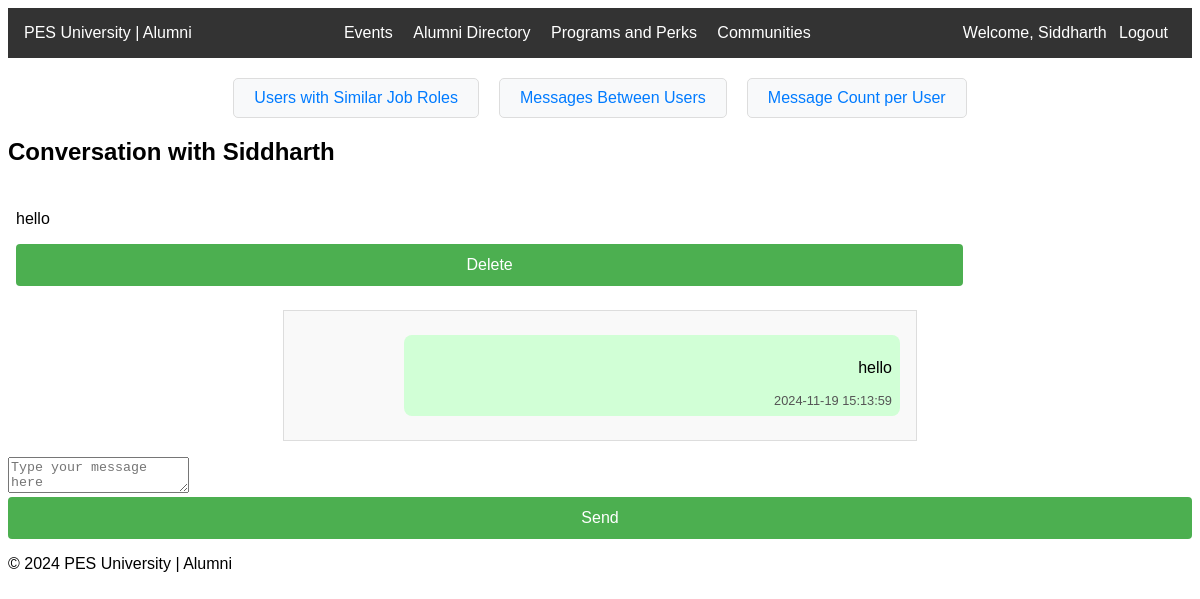
Page /conversation/1 (signed in) on the committed database.
### tables this page shows
CREATE TABLE users (
    id INTEGER PRIMARY KEY AUTOINCREMENT,
    name TEXT NOT NULL,
    email TEXT UNIQUE NOT NULL,
    phone TEXT NOT NULL,
    batch_year INTEGER,
    current_job TEXT,
    company TEXT,
    profile_picture TEXT,
    password TEXT NOT NULL
, role TEXT DEFAULT 'user');

CREATE TABLE messages (
    id INTEGER PRIMARY KEY AUTOINCREMENT,
    sender_id INTEGER,
    receiver_id INTEGER,
    content TEXT NOT NULL,
    timestamp DATETIME DEFAULT CURRENT_TIMESTAMP,
    FOREIGN KEY (sender_id) REFERENCES users(id),
    FOREIGN KEY (receiver_id) REFERENCES users(id)
);

### app.py (the view)
@app.route('/conversation/<int:user_id>', methods=['POST', 'GET'])
def start_conversation(user_id):
    if 'user_id' not in session:
        return redirect(url_for('login'))
    conn = get_db_connection()
    recipient = conn.execute("SELECT name FROM users WHERE id = ?", (user_id,)).fetchone()
    messages = conn.execute(
        "SELECT * FROM messages WHERE (sender_id = ? AND receiver_id = ?) OR (sender_id = ? AND receiver_id = ?) ORDER BY timestamp",
        (session['user_id'], user_id, user_id, session['user_id'])
    ).fetchall()
    conn.close()
    return render_template('conversation.html', recipient_name=recipient['name'], recipient_id=user_id, messages=messages)

### app.py (called while the page is built)
def get_db_connection():
    conn = sqlite3.connect(DATABASE)
    conn.row_factory = sqlite3.Row
    return conn

### templates/conversation.html
{% extends "base.html" %}
{% block content %}
<h2>Conversation with {{ recipient_name }}</h2>
{% for message in messages %}
    <div class="message">
        <p>{{ message.content }}</p>
        <form action="{{ url_for('delete_message', message_id=message['id']) }}" method="post">
            <button type="submit" class="btn btn-danger">Delete</button>
        </form>
    </div>
{% endfor %}
<div class="messages">
    {% for message in messages %}
        <div class="message {{ 'sent' if message['sender_id'] == session['user_id'] else 'received' }}">
            <p>{{ message['content'] }}</p>
            <span class="timestamp">{{ message['timestamp'] }}</span>
        </div>
    {% endfor %}
</div>
<form action="{{ url_for('send_message', receiver_id=recipient_id) }}" method="post">
    <textarea name="content" placeholder="Type your message here" required></textarea>
    <button type="submit">Send</button>
</form>
{% endblock %}

### templates/base.html (shortened to what this page needs)
<!DOCTYPE html>
<html lang="en">
<head>
    <link rel="stylesheet" href="{{ url_for('static', filename='styles.css') }}">
</head>
<body>
    <div class="navbar">
        <div class="left">PES University | Alumni</div>
        <div class="center">
            <a href="{{ url_for('events') }}">Events</a>
            <a href="{{ url_for('alumni_directory') }}">Alumni Directory</a>
            <a href="#">Programs and Perks</a>
            <a href="#">Communities</a>
        </div>
        <div class="right">
            {% if 'user_id' in session %}
                <span>Welcome, {{ session['user_name'] }}</span>
                <a href="{{ url_for('logout') }}">Logout</a>
            {% else %}
                <a href="{{ url_for('login') }}">Login</a>
                <a href="{{ url_for('signup') }}">Sign Up</a>
            {% endif %}
        </div>
    </div>
    <div class="container">
        <nav class="page-links">
            <a href="{{ url_for('users_with_same_job', user_id=session.get('user_id', 0)) }}" class="nav-link">Users with Similar Job Roles</a>
            <a href="{{ url_for('messages_with_users') }}" class="nav-link">Messages Between Users</a>
            <a href="{{ url_for('message_count') }}" class="nav-link">Message Count per User</a>
        </nav>
        {% block content %}{% endblock %}
    </div>
    <footer>
        <p>&copy; 2024 PES University | Alumni</p>
    </footer>
</body>
</html>

### static/styles.css (style rules this page uses)
body { font-family: Arial, sans-serif; }
.navbar { display: flex; justify-content: space-between; background-color: #333; padding: 1em; color: white; }
.navbar .center a, .navbar .right a { margin: 0 0.5em; color: white; text-decoration: none; z-index: 10; position: relative; }
.page-links { display: flex; justify-content: center; gap: 20px; margin: 20px 0; }
.nav-link { text-decoration: none; font-size: 16px; padding: 10px 20px; border-radius: 5px; color: #007bff; background-color: #f8f9fa; border: 1px solid #ddd; transition: all 0.3s ease; }
button { width: 100%; padding: 0.75em; background-color: #4CAF50; color: white; border: none; border-radius: 4px; font-size: 1em; cursor: pointer; }
.messages { border: 1px solid #ddd; padding: 1em; max-width: 600px; margin: 1em auto; background-color: #f9f9f9; overflow-y: auto; max-height: 300px; }
.message { padding: 0.5em; margin: 0.5em 0; border-radius: 8px; max-width: 80%; word-wrap: break-word; }
.sent { background-color: #d1ffd6; margin-left: auto; text-align: right; }
.timestamp { display: block; font-size: 0.8em; color: #555; margin-top: 0.3em; }

### rows in the picture
users: user_name "Siddharth", name "Siddharth"
messages: content "hello", timestamp "2024-11-19 15:13:59"
